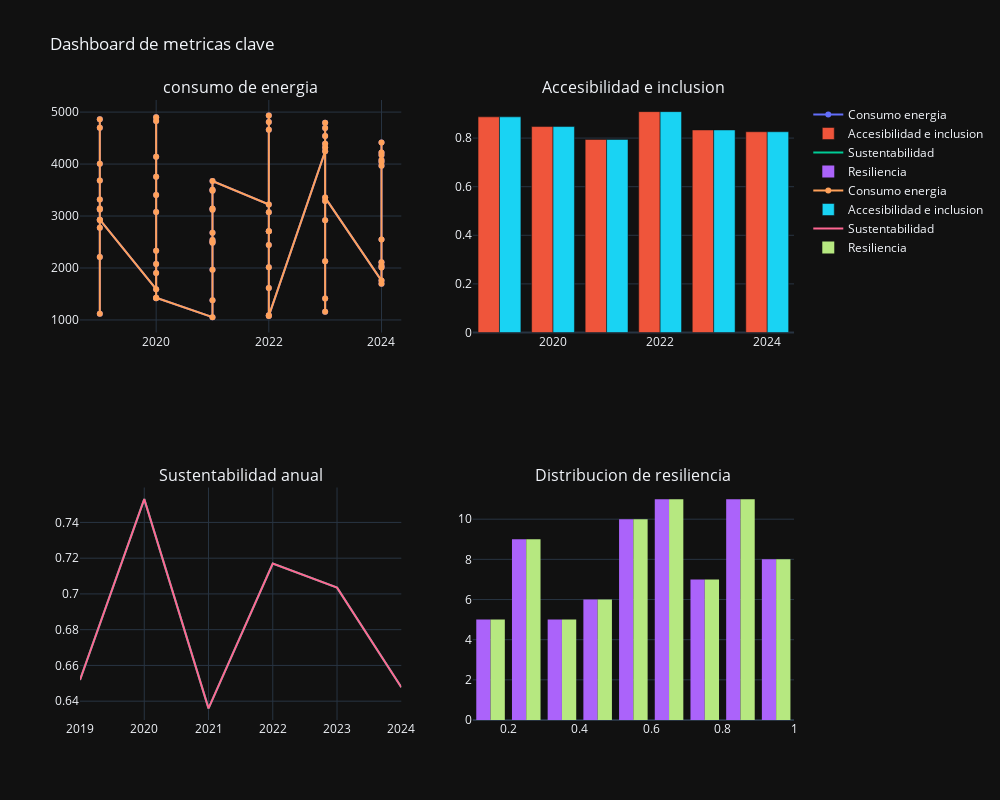

Notebook code for this chart:
### Code cell
# Subplot 1: Consumo energetico
fig3.add_trace(
    go.Scatter(x=df['Año'], y=df['Consumo_Energia'], mode='lines+markers', name= "Consumo energia"),
    row=1, col=1
)

# Subplot 2: Accesibilidad
fig3.add_trace(
    go.Bar(x=accesibilidad_por_ano.index, y=accesibilidad_por_ano.values, name= "Accesibilidad e inclusion"),
    row=1, col=2
)

# Subplot 3: Sustentabilidad
fig3.add_trace(
    go.Scatter(x=sustentabilidad_por_ano.index, y=sustentabilidad_por_ano.values, mode='lines', name="Sustentabilidad"),
    row=2, col=1
)

# Subplot 4: Distribucion de resiliencia
fig3.add_trace(
    go.Histogram(x=df['Simulacion_Resiliencia'], name="Resiliencia", nbinsx=10),
    row=2, col=2
)

fig3.update_layout(height=800, width=1000, title_text= "Dashboard de metricas clave", template="plotly_dark")
fig3.show()

### Figure 1 — Plotly figure (JSON) as saved in the notebook; plotly's stock layout.template omitted (floating-point values rounded to 4 significant figures)
{"data": [{"mode": "lines+markers", "name": "Consumo energia", "type": "scatter", "x": [2019, 2019, 2019, 2019, 2019, 2019, 2019, 2019, 2019, 2019, 2019, 2019, 2020, 2020, 2020, 2020, 2020, 2020, 2020, 2020, 2020, 2020, 2020, 2020, 2021, 2021, 2021, 2021, 2021, 2021, 2021, 2021, 2021, 2021, 2021, 2021, 2022, 2022, 2022, 2022, 2022, 2022, 2022, 2022, 2022, 2022, 2022, 2022, 2023, 2023, 2023, 2023, 2023, 2023, 2023, 2023, 2023, 2023, 2023, 2023, 2024, 2024, 2024, 2024, 2024, 2024, 2024, 2024, 2024, 2024, 2024, 2024], "xaxis": "x", "y": [3316.0, 3143.0, 2773.0, 3127.0, 4006.0, 3684.0, 2921.0, 4861.0, 4697.0, 2211.0, 1118.0, 2931.0, 1592.0, 2334.0, 1416.0, 3407.0, 3076.0, 4900.0, 1902.0, 3756.0, 4827.0, 2079.0, 4141.0, 1427.0, 1055.0, 3507.0, 2504.0, 1967.0, 3143.0, 3121.0, 2680.0, 3486.0, 2484.0, 1379.0, 2540.0, 3674.0, 3224.0, 2706.0, 4937.0, 2707.0, 2442.0, 4807.0, 4658.0, 2016.0, 1616.0, 3074.0, 1089.0, 1077.0, 4245.0, 4538.0, 4797.0, 3288.0, 1415.0, 2920.0, 4391.0, 2128.0, 1160.0, 4319.0, 4692.0, 3355.0, 1757.0, 4039.0, 2108.0, 2547.0, 1698.0, 4221.0, 2042.0, 2008.0, 3966.0, 4415.0, 4173.0, 4080.0], "yaxis": "y"}, {"name": "Accesibilidad e inclusion", "type": "bar", "x": [2019, 2020, 2021, 2022, 2023, 2024], "xaxis": "x2", "y": [0.8874, 0.8474, 0.7945, 0.9089, 0.8334, 0.826], "yaxis": "y2"}, {"mode": "lines", "name": "Sustentabilidad", "type": "scatter", "x": [2019, 2020, 2021, 2022, 2023, 2024], "xaxis": "x3", "y": [0.6519, 0.753, 0.636, 0.717, 0.7035, 0.6477], "yaxis": "y3"}, {"name": "Resiliencia", "nbinsx": 10, "type": "histogram", "x": [0.8202, 0.9161, 0.2654, 0.1603, 0.5048, 0.2178, 0.8419, 0.8063, 0.7297, 0.9325, 0.4563, 0.8606, 0.6625, 0.8062, 0.1479, 0.8843, 0.5869, 0.9786, 0.5025, 0.5259, 0.2647, 0.4177, 0.4092, 0.7663, 0.293, 0.5071, 0.2218, 0.688, 0.8195, 0.7246, 0.4792, 0.2648, 0.7778, 0.1133, 0.6347, 0.6794, 0.3823, 0.511, 0.5826, 0.3263, 0.7863, 0.7327, 0.21, 0.7409, 0.622, 0.365, 0.8137, 0.3401, 0.5357, 0.3989, 0.1845, 0.4204, 0.6191, 0.2389, 0.6364, 0.6285, 0.2509, 0.894, 0.9314, 0.9901, 0.9282, 0.8608, 0.5862, 0.1839, 0.6169, 0.5664, 0.9451, 0.4633, 0.669, 0.8915, 0.9882, 0.6442], "xaxis": "x4", "yaxis": "y4"}, {"mode": "lines+markers", "name": "Consumo energia", "type": "scatter", "x": [2019, 2019, 2019, 2019, 2019, 2019, 2019, 2019, 2019, 2019, 2019, 2019, 2020, 2020, 2020, 2020, 2020, 2020, 2020, 2020, 2020, 2020, 2020, 2020, 2021, 2021, 2021, 2021, 2021, 2021, 2021, 2021, 2021, 2021, 2021, 2021, 2022, 2022, 2022, 2022, 2022, 2022, 2022, 2022, 2022, 2022, 2022, 2022, 2023, 2023, 2023, 2023, 2023, 2023, 2023, 2023, 2023, 2023, 2023, 2023, 2024, 2024, 2024, 2024, 2024, 2024, 2024, 2024, 2024, 2024, 2024, 2024], "xaxis": "x", "y": [3316.0, 3143.0, 2773.0, 3127.0, 4006.0, 3684.0, 2921.0, 4861.0, 4697.0, 2211.0, 1118.0, 2931.0, 1592.0, 2334.0, 1416.0, 3407.0, 3076.0, 4900.0, 1902.0, 3756.0, 4827.0, 2079.0, 4141.0, 1427.0, 1055.0, 3507.0, 2504.0, 1967.0, 3143.0, 3121.0, 2680.0, 3486.0, 2484.0, 1379.0, 2540.0, 3674.0, 3224.0, 2706.0, 4937.0, 2707.0, 2442.0, 4807.0, 4658.0, 2016.0, 1616.0, 3074.0, 1089.0, 1077.0, 4245.0, 4538.0, 4797.0, 3288.0, 1415.0, 2920.0, 4391.0, 2128.0, 1160.0, 4319.0, 4692.0, 3355.0, 1757.0, 4039.0, 2108.0, 2547.0, 1698.0, 4221.0, 2042.0, 2008.0, 3966.0, 4415.0, 4173.0, 4080.0], "yaxis": "y"}, {"name": "Accesibilidad e inclusion", "type": "bar", "x": [2019, 2020, 2021, 2022, 2023, 2024], "xaxis": "x2", "y": [0.8874, 0.8474, 0.7945, 0.9089, 0.8334, 0.826], "yaxis": "y2"}, {"mode": "lines", "name": "Sustentabilidad", "type": "scatter", "x": [2019, 2020, 2021, 2022, 2023, 2024], "xaxis": "x3", "y": [0.6519, 0.753, 0.636, 0.717, 0.7035, 0.6477], "yaxis": "y3"}, {"name": "Resiliencia", "nbinsx": 10, "type": "histogram", "x": [0.8202, 0.9161, 0.2654, 0.1603, 0.5048, 0.2178, 0.8419, 0.8063, 0.7297, 0.9325, 0.4563, 0.8606, 0.6625, 0.8062, 0.1479, 0.8843, 0.5869, 0.9786, 0.5025, 0.5259, 0.2647, 0.4177, 0.4092, 0.7663, 0.293, 0.5071, 0.2218, 0.688, 0.8195, 0.7246, 0.4792, 0.2648, 0.7778, 0.1133, 0.6347, 0.6794, 0.3823, 0.511, 0.5826, 0.3263, 0.7863, 0.7327, 0.21, 0.7409, 0.622, 0.365, 0.8137, 0.3401, 0.5357, 0.3989, 0.1845, 0.4204, 0.6191, 0.2389, 0.6364, 0.6285, 0.2509, 0.894, 0.9314, 0.9901, 0.9282, 0.8608, 0.5862, 0.1839, 0.6169, 0.5664, 0.9451, 0.4633, 0.669, 0.8915, 0.9882, 0.6442], "xaxis": "x4", "yaxis": "y4"}], "layout": {"annotations": [{"font": {"size": 16}, "showarrow": false, "text": "consumo de energia", "x": 0.225, "xanchor": "center", "xref": "paper", "y": 1, "yanchor": "bottom", "yref": "paper"}, {"font": {"size": 16}, "showarrow": false, "text": "Accesibilidad e inclusion", "x": 0.775, "xanchor": "center", "xref": "paper", "y": 1, "yanchor": "bottom", "yref": "paper"}, {"font": {"size": 16}, "showarrow": false, "text": "Sustentabilidad anual", "x": 0.225, "xanchor": "center", "xref": "paper", "y": 0.375, "yanchor": "bottom", "yref": "paper"}, {"font": {"size": 16}, "showarrow": false, "text": "Distribucion de resiliencia", "x": 0.775, "xanchor": "center", "xref": "paper", "y": 0.375, "yanchor": "bottom", "yref": "paper"}], "height": 800, "title": {"text": "Dashboard de metricas clave"}, "width": 1000, "xaxis": {"anchor": "y", "autorange": true, "domain": [0, 0.45], "range": [2019.0, 2024.0], "type": "linear"}, "xaxis2": {"anchor": "y2", "autorange": true, "domain": [0.55, 1], "range": [2018.0, 2024.0], "type": "linear"}, "xaxis3": {"anchor": "y3", "autorange": true, "domain": [0, 0.45], "range": [2019, 2024], "type": "linear"}, "xaxis4": {"anchor": "y4", "autorange": true, "domain": [0.55, 1], "range": [0.1, 1.0], "type": "linear"}, "yaxis": {"anchor": "x", "autorange": true, "domain": [0.625, 1], "range": [758.8, 5232.0], "type": "linear"}, "yaxis2": {"anchor": "x2", "autorange": true, "domain": [0.625, 1], "range": [0, 0.9567], "type": "linear"}, "yaxis3": {"anchor": "x3", "autorange": true, "domain": [0, 0.375], "range": [0.6295, 0.7595], "type": "linear"}, "yaxis4": {"anchor": "x4", "autorange": true, "domain": [0, 0.375], "range": [0, 11.58]}}}
